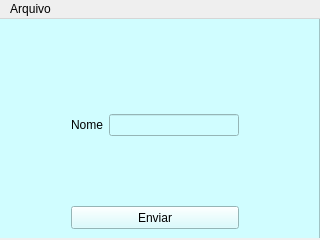
<?xml version="1.0" encoding="UTF-8"?>
<ui version="4.0">
 <class>MainWindow</class>
 <widget class="QMainWindow" name="MainWindow">
  <property name="geometry">
   <rect>
    <x>0</x>
    <y>0</y>
    <width>320</width>
    <height>240</height>
   </rect>
  </property>
  <property name="minimumSize">
   <size>
    <width>320</width>
    <height>240</height>
   </size>
  </property>
  <property name="maximumSize">
   <size>
    <width>320</width>
    <height>240</height>
   </size>
  </property>
  <property name="windowTitle">
   <string>MainWindow</string>
  </property>
  <widget class="QWidget" name="centralwidget">
   <property name="minimumSize">
    <size>
     <width>320</width>
     <height>219</height>
    </size>
   </property>
   <property name="maximumSize">
    <size>
     <width>320</width>
     <height>219</height>
    </size>
   </property>
   <widget class="QFrame" name="frame">
    <property name="geometry">
     <rect>
      <x>-11</x>
      <y>-1</y>
      <width>331</width>
      <height>221</height>
     </rect>
    </property>
    <property name="minimumSize">
     <size>
      <width>331</width>
      <height>221</height>
     </size>
    </property>
    <property name="maximumSize">
     <size>
      <width>331</width>
      <height>221</height>
     </size>
    </property>
    <property name="styleSheet">
     <string notr="true">background-color: rgb(208, 253, 255);</string>
    </property>
    <property name="frameShape">
     <enum>QFrame::StyledPanel</enum>
    </property>
    <property name="frameShadow">
     <enum>QFrame::Raised</enum>
    </property>
    <layout class="QGridLayout" name="gridLayout">
     <item row="0" column="1">
      <spacer name="verticalSpacer">
       <property name="orientation">
        <enum>Qt::Vertical</enum>
       </property>
       <property name="sizeHint" stdset="0">
        <size>
         <width>20</width>
         <height>80</height>
        </size>
       </property>
      </spacer>
     </item>
     <item row="1" column="1">
      <layout class="QFormLayout" name="formLayout">
       <item row="0" column="0">
        <widget class="QLabel" name="label">
         <property name="text">
          <string>Nome</string>
         </property>
        </widget>
       </item>
       <item row="0" column="1">
        <widget class="QLineEdit" name="txt_nome"/>
       </item>
       <item row="1" column="1">
        <spacer name="verticalSpacer_2">
         <property name="orientation">
          <enum>Qt::Vertical</enum>
         </property>
         <property name="sizeHint" stdset="0">
          <size>
           <width>20</width>
           <height>40</height>
          </size>
         </property>
        </spacer>
       </item>
      </layout>
     </item>
     <item row="1" column="2">
      <spacer name="horizontalSpacer">
       <property name="orientation">
        <enum>Qt::Horizontal</enum>
       </property>
       <property name="sizeHint" stdset="0">
        <size>
         <width>40</width>
         <height>20</height>
        </size>
       </property>
      </spacer>
     </item>
     <item row="1" column="0">
      <spacer name="horizontalSpacer_2">
       <property name="orientation">
        <enum>Qt::Horizontal</enum>
       </property>
       <property name="sizeHint" stdset="0">
        <size>
         <width>40</width>
         <height>20</height>
        </size>
       </property>
      </spacer>
     </item>
     <item row="2" column="1">
      <widget class="QPushButton" name="botao_enviar">
       <property name="minimumSize">
        <size>
         <width>168</width>
         <height>23</height>
        </size>
       </property>
       <property name="maximumSize">
        <size>
         <width>168</width>
         <height>23</height>
        </size>
       </property>
       <property name="text">
        <string>Enviar</string>
       </property>
      </widget>
     </item>
    </layout>
   </widget>
  </widget>
  <widget class="QMenuBar" name="menubar">
   <property name="geometry">
    <rect>
     <x>0</x>
     <y>0</y>
     <width>320</width>
     <height>21</height>
    </rect>
   </property>
   <widget class="QMenu" name="menuMneu">
    <property name="title">
     <string>Arquivo</string>
    </property>
    <addaction name="actionAbrir"/>
    <addaction name="separator"/>
    <addaction name="actionSalvar"/>
   </widget>
   <addaction name="menuMneu"/>
  </widget>
  <action name="actionAbrir">
   <property name="text">
    <string>Abrir</string>
   </property>
  </action>
  <action name="actionSalvar">
   <property name="text">
    <string>Salvar</string>
   </property>
  </action>
 </widget>
 <resources/>
 <connections/>
</ui>
